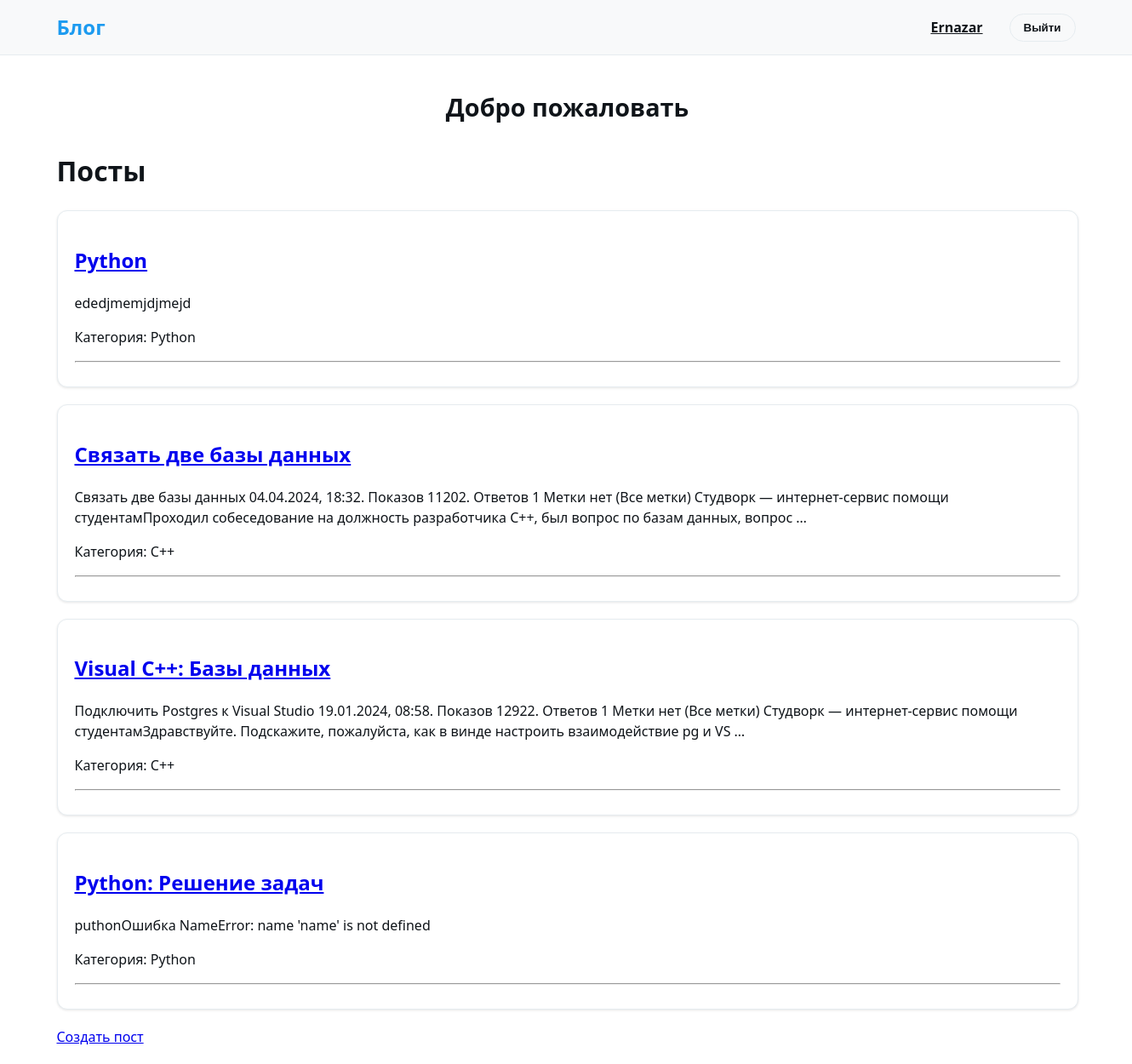
Screenshot of /post/ (signed in) with the database file from the repository.
### blog/models.py (models this page shows, shortened)
class Post(models.Model):
    title = models.CharField(max_length=200)
    content = models.TextField()
    author = models.ForeignKey(User, on_delete=models.CASCADE)
    category = models.ForeignKey(Category,on_delete=models.SET_NULL,null=True, blank=True)
    created_at = models.DateTimeField(auto_now_add=True)

class Category(models.Model):
    name = models.CharField(max_length=50,unique=True)
    def __str__(self):
        return self.name

### blog/views.py (the view)
# urls.py: path('post/',views.post_list,name='post_list'),
def post_list(request):
    users = User.objects.all()
    posts = Post.objects.all().order_by('-created_at')
    return render(request,'blog/post_list.html', {'posts':posts, 'users': users})

### blog/templates/blog/post_list.html
{% extends 'blog/home.html' %}
{% block content %}
<h1>Посты</h1>
{% for post in posts %}
    <div class="post">
        <h2><a href="{% url 'post_detail' post.id %}">{{ post.title }}</a></h2>
        <p>{{ post.content|truncatewords:30 }}</p>
        <p>Категория: {{ post.category }}</p>
        <hr>
    </div>
{% endfor %}
<a href="{% url 'create_post' %}">Создать пост</a>
{% endblock content %}

### blog/templates/blog/home.html (shortened to what this page needs)
<!DOCTYPE html>
<html lang="en">
<head>
</head>
<body>
    <nav class="navbar">
        <div class="nav-brand">Блог</div>
        <div class="nav-links">
            {% if user.is_authenticated %}
                <a href="{% url 'profile' user.id %}" class="nav-link">{{ user.username }}</a>
                <form action="{% url 'logout' %}" method="post" style="margin: 0;">
                    <button type="submit" class="nav-link btn-outline">Выйти</button>
                </form>
            {% else %}
                <a href="{% url 'login' %}" class="nav-link">Войти</a>
                <a href="{% url 'register' %}" class="nav-link primary">Зарегистрироваться</a>
            {% endif %}
        </div>
    </nav>
    <div class="main-container">
        <h1 class="welcome-message">Добро пожаловать</h1>
        {% block content %}{% endblock content %}
    </div>
</body>
</html>

### blog/templates/blog/home.html (style rules this page uses)
:root { --primary: #1d9bf0; --primary-hover: #1a8cd8; --background: #ffffff; --nav-bg: #f8f9fa; --text: #0f1419; --text-light: #536471; --border: #e6ecf0; --like: #f91880; --shadow: 0 1px 3px rgba(0,0,0,0.1); }
body { font-family: 'Segoe UI', Roboto, Helvetica, Arial, sans-serif; margin: 0; padding: 0; background-color: var(--background); color: var(--text); line-height: 1.5; display: flex; flex-direction: column; min-height: 100vh; }
.navbar { background-color: var(--nav-bg); padding: 12px 5%; display: flex; justify-content: space-between; align-items: center; border-bottom: 1px solid var(--border); position: sticky; top: 0; z-index: 100; }
.nav-brand { font-size: 1.5rem; font-weight: 700; color: var(--primary); }
.nav-links { display: flex; align-items: center; gap: 15px; }
.nav-link { color: var(--text); font-weight: 600; padding: 8px 16px; border-radius: 20px; transition: all 0.2s ease; }
.main-container { flex: 1; padding: 20px 5%; max-width: 1200px; margin: 0 auto; width: 100%; }
.welcome-message { font-size: 1.8rem; margin-bottom: 30px; font-weight: 700; text-align: center; }
.post { background-color: var(--background); padding: 20px; border: 1px solid var(--border); margin-bottom: 20px; border-radius: 12px; box-shadow: var(--shadow); transition: transform 0.2s, box-shadow 0.2s; }
.btn-outline { background: none; border: 1px solid var(--border); color: var(--text); }

### rows the page displays
Post: title "Python", content "ededjmemjdjmejd", category "Python"
Post: title "Связать две базы данных", content "Связать две базы данных 04.04.2024, 18:32. Показов 11202. Ответов 1 Метки нет (Все метки) Студворк — интернет-сервис помощи студентамПроходил собеседование на должность разработчика С++, был вопрос по базам данных, вопрос …", category "C++"
Post: title "Visual C++: Базы данных", content "Подключить Postgres к Visual Studio 19.01.2024, 08:58. Показов 12922. Ответов 1 Метки нет (Все метки) Студворк — интернет-сервис помощи студентамЗдравствуйте. Подскажите, пожалуйста, как в винде настроить взаимодействие pg и VS …", category "C++"
Post: title "Python: Решение задач", content "puthonОшибка NameError: name 'name' is not defined", category "Python"

### other values shown
{{ user.username }} "Ernazar"
